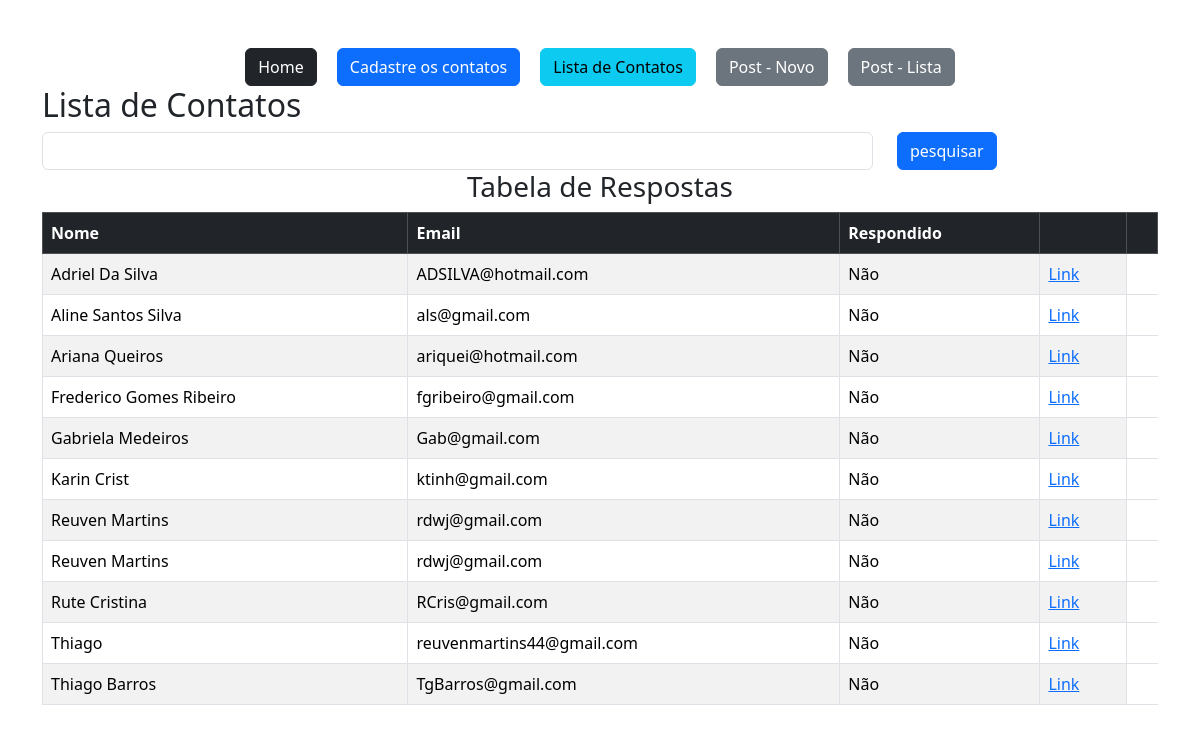
/contato/lista (signed in), run on the app's committed database.
### webpage/models.py (models this page shows)
class Contatos(db.Model):
    id = db.Column(db.Integer, primary_key=True)
    data_de_criacao = db.Column(db.DateTime, default=datetime.utcnow)
    nome = db.Column(db.String, nullable=True)
    email = db.Column(db.String, nullable=True)
    mensagem = db.Column(db.String, nullable=True)
    respondido = db.Column(db.Integer, default=0)

### webpage/views.py (the view)
@app.route("/contato/lista", methods=["GET", "POST"])
@login_required
def contato_lista():
    pesquisar = request.args.get('pesquisar', '')
    dados = Contatos.query.order_by('nome')
    if pesquisar != '':
        dados = dados.filter_by(nome=pesquisar)
        print(dados.all())
    context = {'dados':dados.all()}
    return render_template('contato_lista.html', context=context)

### webpage/models.py (called while the page is built)
@login_manager.user_loader
def load_user(user_id):
    return User.query.get(user_id)

### webpage/templates/contato_lista.html (shortened to what this page needs)
{% extends "base.html" %}
{% block content %}
<body>
    <div class="container mt-5">
        {% include "nav.html" %}
        <h2>Lista de Contatos</h2>
        <form method= "get" class='row'>
            <div class='col-9'>
                <input type='text' name='pesquisar'class='form-control'>
            </div>
                <div class='col-3'>
                    <button type='Submit' class='btn btn-primary'>pesquisar</button>
                </div>
        </form>
        <div class="row">
            <div class="col-12">
                <h3 class="text-center">Tabela de Respostas</h3>
                <table class="table table-striped table-bordered">
                    <thead class="table-dark">
                        <tr>
                            <th>Nome</th>
                            <th>Email</th>
                            <th>Respondido</th>
                            <th></th>
                            <th></th>
                        </tr>
                    </thead>
                    <tbody>
                        {%for contato in context['dados']%}
                        <tr>
                            <td>{{ contato.nome }}</td>
                            <td>{{ contato.email }}</td>
                            <td>
                                {% if contato.respondido == 0 %}
                                    Não
                                {% else %}
                                    Sim
                                {% endif %}
                            </td>
                            <td><a href="{{url_for('contatoDetail', id=contato.id)}}"> Link</td>
                        </tr>
                        {% endfor %}
                    </tbody>
            </div>
        </div>
</body>
{% endblock %}

### webpage/templates/base.html (shortened to what this page needs)
<!DOCTYPE html>
<html lang="pt-br">
<head>
    <link href="{{ url_for('static', filename='css/style.css') }}" rel="stylesheet">
    <link href="https://cdn.jsdelivr.net/npm/bootstrap@5.3.3/dist/css/bootstrap.min.css" rel="stylesheet">
</head>
<body class="">
   {% block content %} {% endblock %}
</body>
</html>

### webpage/templates/nav.html
<div class="button-container">
    <a href="/" class="btn btn-dark">Home</a>
    <a href="{{ url_for('contato_old') }}" class="btn btn-primary">Cadastre os contatos</a>
    <a href="{{ url_for('contato_lista') }}" class="btn btn-info">Lista de Contatos</a>
    <a href="{{ url_for('PostNovo') }}" class="btn btn-secondary">Post - Novo</a>
    <a href="{{ url_for('PostLista') }}" class="btn btn-secondary">Post - Lista</a>
</div>

### webpage/static/css/style.css (style rules this page uses)
.button-container { display: flex; justify-content: center; align-items: center; }
.button-container .btn { margin: 0 10px; }

### data on the page
Contatos: nome "Adriel Da Silva", email "ADSILVA@hotmail.com", respondido "Não"
Contatos: nome "Aline Santos Silva", email "als@gmail.com", respondido "Não"
Contatos: nome "Ariana Queiros", email "ariquei@hotmail.com", respondido "Não"
Contatos: nome "Frederico Gomes Ribeiro", email "fgribeiro@gmail.com", respondido "Não"
Contatos: nome "Gabriela Medeiros", email "Gab@gmail.com", respondido "Não"
Contatos: nome "Karin Crist", email "ktinh@gmail.com", respondido "Não"
Contatos: nome "Reuven Martins", email "rdwj@gmail.com", respondido "Não"
Contatos: nome "Reuven Martins", email "rdwj@gmail.com", respondido "Não"
Contatos: nome "Rute Cristina", email "RCris@gmail.com", respondido "Não"
Contatos: nome "Thiago", email "reuvenmartins44@gmail.com", respondido "Não"
Contatos: nome "Thiago Barros", email "TgBarros@gmail.com", respondido "Não"
